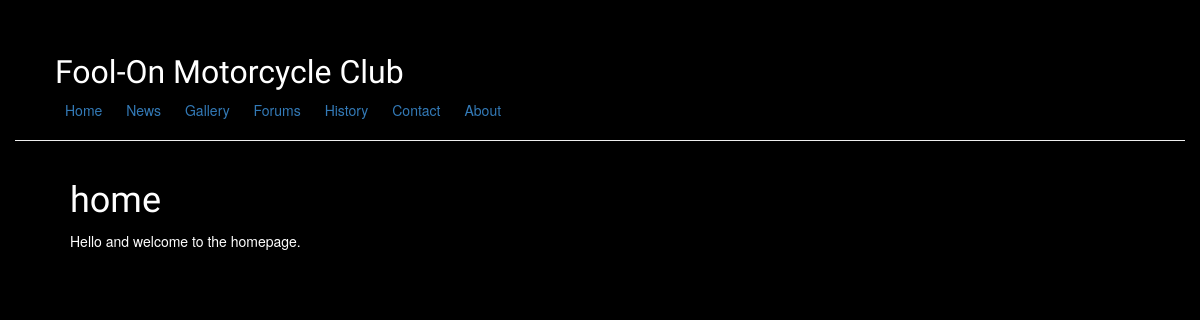
Page /page/home/ on the earlier database version.
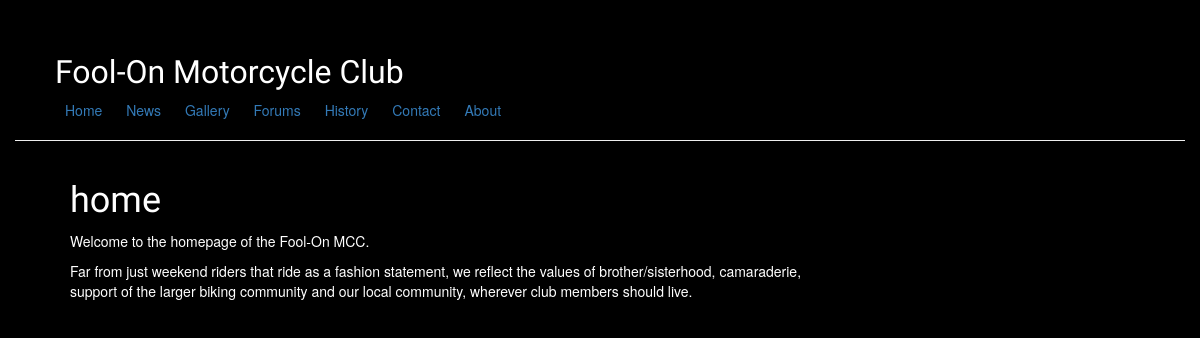
Same page on the later database version.
### blog/models.py (models this page shows, shortened)
class Page(models.Model):
    title = models.CharField(max_length=200)
    author = models.ForeignKey('auth.User')
    text = models.TextField()

### blog/views.py (the view)
# urls.py: url(r'^page/(?P<pagename>[a-z]+)/$', views.page_detail, name='page_detail'),
def page_detail(request, pagename):
    page = get_object_or_404(Page , title=pagename)
    return render(request, 'blog/page_detail.html', {'page':page})

### blog/templates/blog/page_detail.html
{% extends "base.html" %}
{% block content %}
    <div class="page">
        <h1>{{ page.title }}</h1>
        <p>{{ page.text|linebreaks }}</p>
    </div>
{% endblock content %}

### blog/templates/base.html (shortened to what this page needs)
{% load staticfiles %}
<html>
    <head>
        <link rel="stylesheet" href="//maxcdn.bootstrapcdn.com/bootstrap/3.2.0/css/bootstrap.min.css">
        <link rel="stylesheet" href="//maxcdn.bootstrapcdn.com/bootstrap/3.2.0/css/bootstrap-theme.min.css">
        <link rel="stylesheet" href="{% static "css/blog.css" %}">
    </head>
    <body>
        <div class="page-header">
            <ul>
                <h1><a href="{% url 'page_detail' pagename='home' %}">Fool-On Motorcycle Club</a></h1>
                <li><a href="{% url 'page_detail' pagename='home' %}">Home</a></li>
                <li><a href="{% url 'post_list' %}">News</a></li>
                <li><a href="{% url 'photologue:gallery-list' %}">Gallery</a></li>
                <li><a href="#forums">Forums</a></li>
                <li><a href="{% url 'page_detail' pagename='history' %}">History</a></li>
                <li><a href="{% url 'page_detail' pagename='contact' %}">Contact</a></li>
                <li><a href="{% url 'page_detail' pagename='about' %}">About</a></li>
            </ul>
        </div>
        <div class="content container">
            <div class="row">
                <div class="col-md-8">
                    {% block content %}
                    {% endblock %}
                </div>
            </div>
        </div>
    </body>
</html>

### blog/static/css/blog.css (style rules this page uses)
h1 a { color: #FCA205; font-family: 'Lobster'; }
body { padding-left: 15px; padding-right: 15px; padding-top: 15px; padding-bottom: 15px; background-color: black; color: white; }
.page-header { background-color: #000000; margin-top: 0; padding: 20px 20px 20px 40px; }
.page-header h1, .page-header h1 a, .page-header h1 a:visited, .page-header h1 a:active { color: #ffffff; font-size: 24pt; text-decoration: none; }
.content { margin-left: 40px; text-color: #FFFFFF; }
h1, h2, h3, h4 { font-family: 'Lobster', cursive; }
ul { list-style-type: none; margin: 0; padding: 0; }
li { display: inline; margin: 10px; text-align: center; }

Differences in the rows shown:
changed Page "home": text "Hello and welcome to the homepage." → "Welcome to the homepage of the Fool-On MCC. Far from just weekend riders that ride as a fashion statement, we reflect the values of brother/sisterhood, camaraderie, support of the larger biking community and our local community, wherever club members should live."
